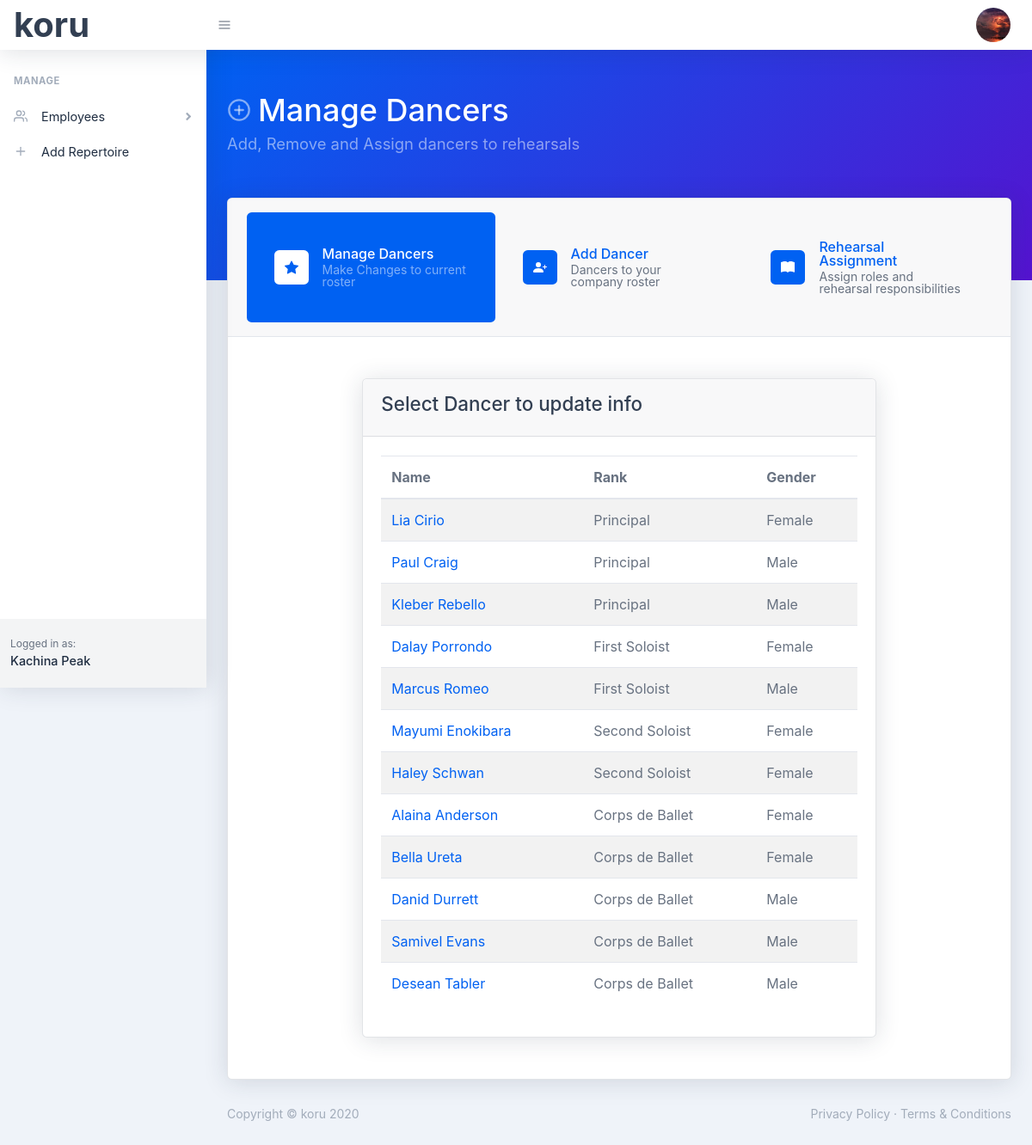
Before: /manage-dancers (signed in) with the older database file.
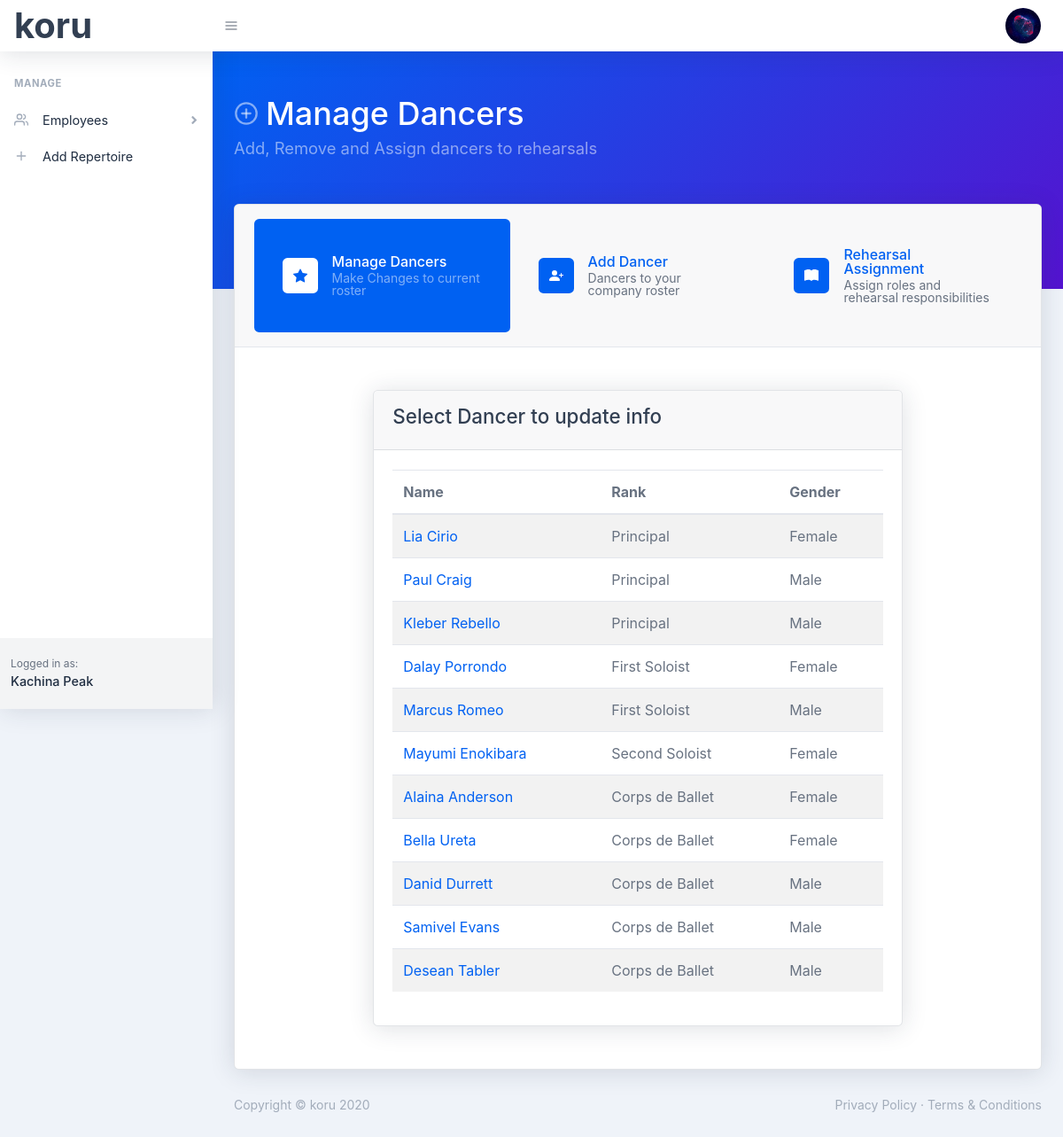
After: the same page with the newer database file.
### koru/models.py (models this page shows, shortened)
class User(db.Model, UserMixin):
    id = db.Column(db.Integer, primary_key=True)
    first_name = db.Column(db.String(30), nullable=False)
    last_name = db.Column(db.String(30), nullable=False)
    company_name = db.Column(db.String(60), nullable=False)
    email = db.Column(db.String(60), unique=True, nullable=False)
    image_file = db.Column(db.String(20), nullable=False, default='default.png')
    password = db.Column(db.String(60), nullable=False)
    dancers = db.relationship('Dancer', backref='company', lazy=True)

class Dancer(db.Model):
    id = db.Column(db.Integer, primary_key=True)
    first_name = db.Column(db.String(30), nullable=False)
    last_name = db.Column(db.String(30), nullable=False)
    rank = db.Column(db.String(20), nullable=False)
    gender = db.Column(db.String(20), nullable=False)
    user_id = db.Column(db.Integer, db.ForeignKey('user.id'), nullable=False)

### koru/dancers/routes.py (the view)
@dancers.route('/manage-dancers', methods=['GET', 'POST'])
@login_required
def manage_dancers():
    principal_dancers = Dancer.query.filter_by(user_id=current_user.id).filter(Dancer.rank=='Principal').order_by(Dancer.gender, Dancer.last_name).all()
    first_soloist_dancers = Dancer.query.filter_by(user_id=current_user.id).filter(Dancer.rank=='First Soloist').order_by(Dancer.gender, Dancer.last_name).all()
    second_soloist_dancers = Dancer.query.filter_by(user_id=current_user.id).filter(Dancer.rank=='Second Soloist').order_by(Dancer.gender, Dancer.last_name).all()
    corps_dancers = Dancer.query.filter_by(user_id=current_user.id).filter(Dancer.rank=='Corps de Ballet').order_by(Dancer.gender, Dancer.last_name).all()
    apprentice_dancers = Dancer.query.filter_by(user_id=current_user.id).filter(Dancer.rank=='Apprentice/2nd Company').order_by(Dancer.gender, Dancer.last_name).all()
    return render_template('manage-dancers.html', title='Manage Dancers', manageActive='active', principal_dancers=principal_dancers, first_soloist_dancers=first_soloist_dancers,
                                                        second_soloist_dancers=second_soloist_dancers, corps_dancers=corps_dancers, apprentice_dancers=apprentice_dancers)

### koru/models.py (called while the page is built)
@login_manager.user_loader
def load_user(user_id):
    return User.query.get(int(user_id))

### koru/templates/manage-dancers.html (shortened to what this page needs)
{% extends "manageDancerLayout.html" %}
{% block dancerbody %}
<div class=" py-5 " >
    <div class="row justify-content-center">
        <div class="col-xxl-10 col-xl-8 col-sm-12">
            <div class="card">
                <div class="card-header"><h2>Select Dancer to update info</h2></div>
                <div class="card-body">
                    <table class="table table-striped table-responsive-sm table-responsive-md">
                        <thead>
                            <tr>
                                <th scope="col">Name</th>
                                <th scope="col">Rank</th>
                                <th scope="col">Gender</th>
                            </tr>
                        </thead>
                        <tbody>
                            {% for dancer in principal_dancers %}
                                <tr>
                                    <td> <a href="{{ url_for('dancers.dancer', dancer_id=dancer.id) }}"> {{dancer.first_name}} {{ dancer.last_name }}</a></td>
                                    <td>{{ dancer.rank }}</td>
                                    <td>{{ dancer.gender }}</td>
                                </tr>
                            {% endfor %}
                            {% for dancer in first_soloist_dancers %}
                                <tr>
                                    <td> <a href="{{ url_for('dancers.dancer', dancer_id=dancer.id) }}"> {{dancer.first_name}} {{ dancer.last_name }}</a></td>
                                    <td>{{ dancer.rank }}</td>
                                    <td>{{ dancer.gender }}</td>
                                </tr>
                            {% endfor %}
                            {% for dancer in second_soloist_dancers %}
                                <tr>
                                    <td> <a href="{{ url_for('dancers.dancer', dancer_id=dancer.id) }}"> {{dancer.first_name}} {{ dancer.last_name }}</a></td>
                                    <td>{{ dancer.rank }}</td>
                                    <td>{{ dancer.gender }}</td>
                                </tr>
                            {% endfor %}
                            {% for dancer in corps_dancers %}
                                <tr>
                                    <td> <a href="{{ url_for('dancers.dancer', dancer_id=dancer.id) }}"> {{dancer.first_name}} {{ dancer.last_name }}</a></td>
                                    <td>{{ dancer.rank }}</td>
                                    <td>{{ dancer.gender }}</td>
                                </tr>
                            {% endfor %}
                        </tbody>
                    </table>
                </div>
            </div>
        </div>
    </div>
</div>
{% endblock %}

### koru/templates/manageDancerLayout.html (shortened to what this page needs)
{% extends "layout.html" %}
{% block header %}
<header class="page-header page-header-dark bg-gradient-primary-to-secondary pb-10">
    <div class="container">
        <div class="page-header-content pt-4">
            <div class="row align-items-center justify-content-between">
                <div class="col-auto mt-4">
                    <h1 class="page-header-title">
                        <div class="page-header-icon"><i data-feather="plus-circle"></i></div>
                        Manage Dancers
                    </h1>
                    <div class="page-header-subtitle">Add, Remove and Assign dancers to rehearsals</div>
                </div>
            </div>
        </div>
    </div>
</header>
{% endblock %}
{% block main %}
<div class="container mt-n10">
<div class="card">
    <div class="card-header border-bottom">
        <div class="nav nav-pills nav-justified flex-column flex-xl-row nav-wizard" id="cardTab" role="tablist">
            <a class="nav-item nav-link {{ manageActive }}" id="wizard2-tab" href="{{ url_for('dancers.manage_dancers') }}" role="tab" aria-controls="wizard2" aria-selected="true">
                <div class="wizard-step-icon">
                </div>
                <div class="wizard-step-text">
                    <div class="wizard-step-text-name">Manage Dancers</div>
                    <div class="wizard-step-text-details">Make Changes to current roster</div>
                </div>
            </a>
            <a class="nav-item nav-link {{ dancerActive }}" href="{{ url_for('dancers.add_dancer') }}" role="tab" aria-controls="wizard1" aria-selected="true">
                <div class="wizard-step-icon">
                </div>
                <div class="wizard-step-text">
                    <div class="wizard-step-text-name">Add Dancer</div>
                    <div class="wizard-step-text-details">Dancers to your company roster</div>
                </div>
            </a>
            <a class="nav-item nav-link {{ assignmentActive }}" id="wizard3-tab" href="" role="tab" aria-controls="wizard3" aria-selected="true">
                <div class="wizard-step-icon">
                </div>
                <div class="wizard-step-text">
                    <div class="wizard-step-text-name">Rehearsal Assignment</div>
                    <div class="wizard-step-text-details">Assign roles and rehearsal responsibilities</div>
                </div>
            </a>
        </div>
    </div>
            {% block dancerbody %}
            {% endblock %}
</div>
</div>
{% endblock %}

### koru/templates/layout.html (shortened to what this page needs)
<!DOCTYPE html>
<html lang="en">
    <head>
        <link href="../static/css/styles.css" rel="stylesheet" />
        <link href="https://cdn.datatables.net/1.10.21/css/jquery.dataTables.min.css" type="text/css" rel="stylesheet" />
    </head>
    <body class="nav-fixed">
        <nav class="topnav navbar navbar-expand shadow navbar-light bg-white" id="sidenavAccordion">
            <a class="navbar-brand" style="font-size: 40px;" href="{{ url_for('main.index') }}">koru</a>
            <button class="btn btn-icon btn-transparent-dark order-1 order-lg-0 mr-lg-2" id="sidebarToggle" href="#"><i data-feather="menu"></i></button>
            <ul class="navbar-nav align-items-center ml-auto">
                {% if current_user.is_authenticated %}
                <li class="nav-item dropdown no-caret mr-2 dropdown-user">
                    <a class="btn btn-icon btn-transparent-dark dropdown-toggle" id="navbarDropdownUserImage" href="javascript:void(0);" role="button" data-toggle="dropdown" aria-haspopup="true" aria-expanded="false"><img class="img-fluid" src="../static/images/profile_pics/{{ current_user.image_file }}" /></a>
                </li>
                {% else %}
                <a class="nav-link" href="{{ url_for('users.register') }}">Register</a>
                <a class="nav-link" href="{{ url_for('users.login') }}">Login</a>
                {% endif %}
            </ul>
        </nav>
        <div id="layoutSidenav">
            <div id="layoutSidenav_nav">
                <nav class="sidenav shadow-right sidenav-light">
                    <div class="sidenav-menu">
                        <div class="nav accordion" id="accordionSidenav">
                            <div class="sidenav-menu-heading">Manage</div>
                            <a class="nav-link collapsed" href="javascript:void(0);" data-toggle="collapse" data-target="#collapseDashboards" aria-expanded="false" aria-controls="collapseDashboards">
                                <div class="nav-link-icon"><i data-feather="users"></i></div>
                                Employees
                                <div class="sidenav-collapse-arrow"><i class="fas fa-angle-down"></i></div>
                            </a>
                            <a class="nav-link" href="charts.html">
                                <div class="nav-link-icon"><i data-feather="plus"></i></div>
                                Add Repertoire
                            </a>
                        </div>
                    </div>
                    <div class="sidenav-footer">
                        <div class="sidenav-footer-content">
                            <div class="sidenav-footer-subtitle">Logged in as:</div>
                            <div class="sidenav-footer-title">{{ current_user.company_name }}</div>
                        </div>
                    </div>
                </nav>
            </div>
            <div id="layoutSidenav_content">
                <main>
                    {% block header %} {% endblock %}
                        {% block main %} {% endblock %}
                </main>
                <footer class="footer mt-auto footer-light">
                    <div class="container-fluid">
                        <div class="row">
                            <div class="col-md-6 small">Copyright &copy; koru 2020</div>
                            <div class="col-md-6 text-md-right small">
                                <a href="#!">Privacy Policy</a>
                                &middot;
                                <a href="#!">Terms &amp; Conditions</a>
                            </div>
                        </div>
                    </div>
                </footer>
            </div>
        </div>
    </body>
</html>

Changed rows visible on the page:
removed Dancer: first_name "Haley", last_name "Schwan", rank "Second Soloist", gender "Female"
changed User "Kachina Peak": image_file: a different picture
